Frame 1 (no input): blank canvas, image omitted
Frame 60 (no input): blank canvas, image omitted
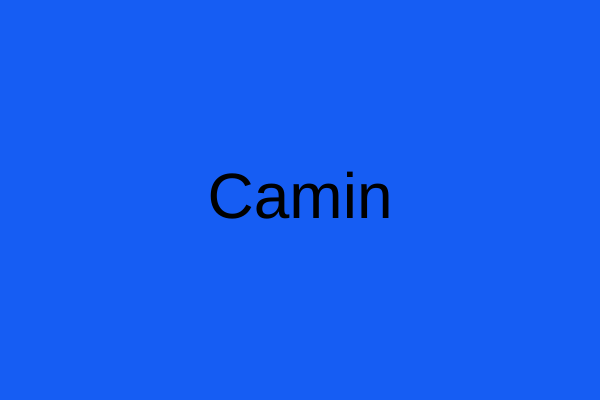
Frame 120 (the mouse pressed at the canvas centre since frame 60)

The p5.js sketch whose frames 1 and 60 were blank and that drew this single picture after the mouse press (run headless with seeded random() and noise() and a simulated clock; from frame 60 on, the mouse is pressed at the canvas centre):

// p5.js sketch
// ── sketch.js
function setup() {
    createCanvas(600, 400);
  }
  
    function inicializaCores(){
         
    background("#165DF3");
    fill("black");
    textSize(64);
    textAlign(CENTER, CENTER)
      
    }
    
  function draw() {
    inicializaCores()
   let maximo = width;
   let minimo = 0;
   
   let palavra = "Caminhante";
   let quantidade = map(mouseX, 0, width, 0, palavra.length);
   let parcial = palavra.substring(0,quantidade);
  
   text(parcial,300,200); 
  }
